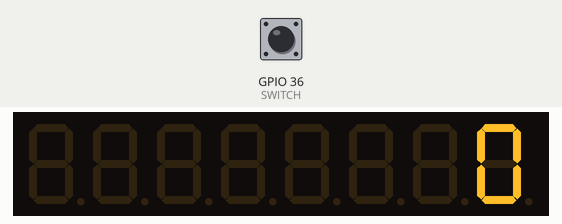
This program was run on a simulated ESP32. On the bench: 8-digit seven-segment display. The inputs (shaded band) are chosen by the test bench; at power-on: GPIO 36 (SWITCH) LOW.

Above: at 1.3 s.
1.4 s: GPIO 36 (SWITCH) pulled HIGH for 1 s
At 2.8 s:
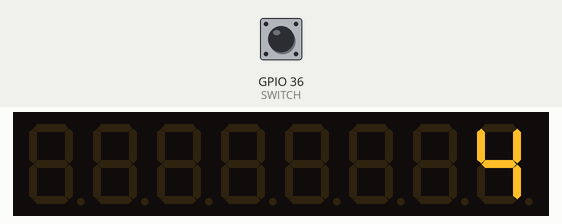
3.9 s: GPIO 36 (SWITCH) pulled HIGH for 0.3 s
At 4.7 s:
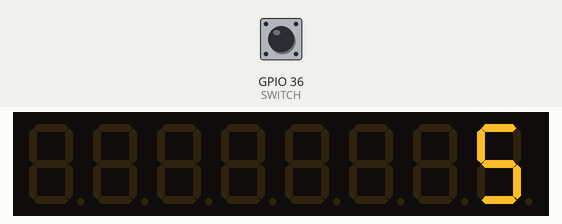
5.7 s: GPIO 36 (SWITCH) pulled HIGH for 0.3 s
7.5 s: GPIO 36 (SWITCH) pulled HIGH for 1 s
At 7.62 s:
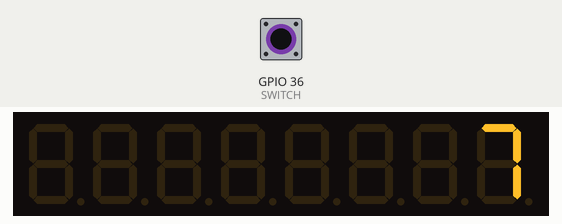
Timing chart, 0 to 10.5 s (numbered marks = the images above; inputs shaded):
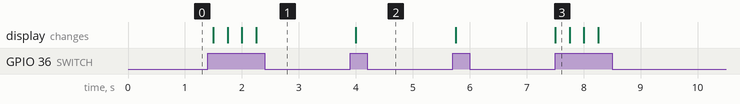

Measured:
- after the input at 1.4 s, the display: first changes after 0.10 s (image 1 shows a later state)
- after the input at 3.9 s, the display: changes after 0.10 s (image 2)
- after the input at 7.5 s, the display: changes at once (image 3)

The program:

main.cpp
```cpp
#include <Arduino.h>
#include "LedControl.h"

LedControl lc = LedControl(19, 5, 18, 1);

const int SWITCH = 36;

unsigned long delaytime = 250;
unsigned int counter = 0;

void setup()
{
  // put your setup code here, to run once:
  lc.shutdown(0, false);
  /* Set the brightness to a medium values */
  lc.setIntensity(0, 8);
  /* and clear the display */
  lc.clearDisplay(0);
  /* set pinmode */
  pinMode(36, INPUT_PULLDOWN);
}

void printNumber(int v)
{
  int ones;
  int tens;
  int hundreds;
  int thousands;
  int ten_thousand;
  int hundreds_thousand;
  int millions;
  int ten_millions;
  if (v <= 99999999)
  {
    ones = v % 10;
    v = v / 10;
    tens = v % 10;
    v = v / 10;
    hundreds = v % 10;
    v = v / 10;
    thousands = v % 10;
    v = v / 10;
    ten_thousand = v % 10;
    v = v / 10;
    hundreds_thousand = v % 10;
    v = v / 10;
    millions = v % 10;
    v = v / 10;
    ten_millions = v;
    // Now print the number digit by digit
    if (ten_millions > 0)
    {
      lc.setDigit(0, 7, (byte)ten_millions, false);
    }
    if (millions > 0)
    {
      lc.setDigit(0, 6, (byte)millions, false);
    }
    if (hundreds_thousand > 0)
    {
      lc.setDigit(0, 5, (byte)hundreds_thousand, false);
    }
    if (ten_thousand > 0)
    {
      lc.setDigit(0, 4, (byte)ten_thousand, false);
    }
    if (thousands > 0)
    {
      lc.setDigit(0, 3, (byte)thousands, false);
    }
    if (hundreds > 0)
    {
      lc.setDigit(0, 2, (byte)hundreds, false);
    }
    if (tens > 0)
    {
      lc.setDigit(0, 1, (byte)tens, false);
    }
    lc.setDigit(0, 0, (byte)ones, false);
  }
  else
  {
    lc.setChar(0, 0, 'E', false);
  }
}

void loop()
{
  if (digitalRead(SWITCH) == HIGH)
  {
    counter++;
    printNumber(counter);
    delay(delaytime);
  }
  else
  {
    printNumber(counter);
    delay(delaytime);
  }
}
```
